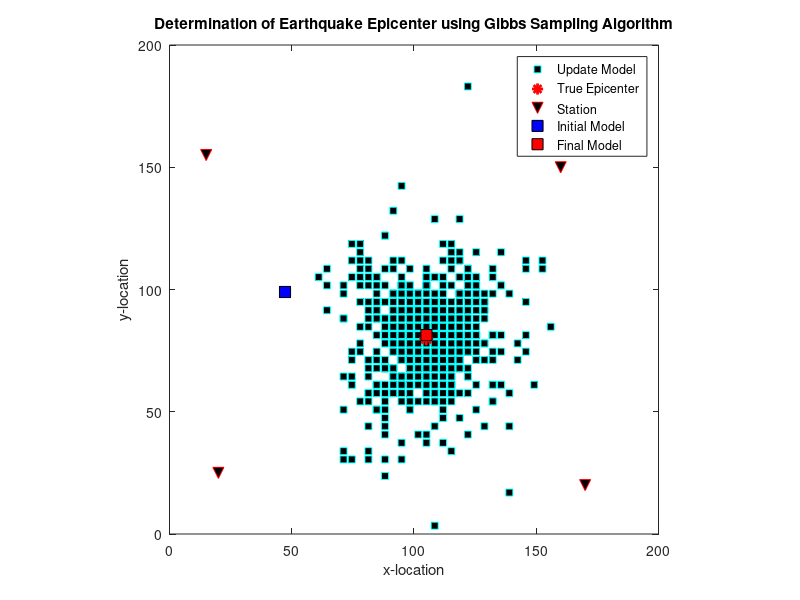

The MATLAB script that drew this image: (Note: this script raises an error after producing the figure.)
% Penentuan Epicenter
% Gibbs Sampler

clear, clc, close all

%Penentuan Ruang Model
xmin=0;
xmax=200;
ymin=0;
ymax=200;
x=linspace(xmin,xmax,60);
y=linspace(ymin,ymax,60);

% posisi episenter sebenarnya
x0=105;
y0=80;

% posisi stasiun gempa
xsts=[20;15;160;170];
ysts=[25;155;150;20];

% cepat rambat gelombang
vp=5;

% Forward Modelling
tobs=1/vp*sqrt((xsts-x0).^2+(ysts-y0).^2);

% Pemilihan model awal secara random uniform
x1 = rand*(xmax-xmin);
y1 = rand*(ymax-ymin);
xaw=x1;
yaw=y1;
%=======================================================================
%Jumlah iterasi
niter=1000;

%Proses Iterasi
for iter =1:niter
    % Pencarian model perturbasi pada arah x dengan y fixed
    temp_x = 0;
    for xdir =1:length(x)
        tcal1=1/vp*sqrt((xsts-x(xdir)).^2+(ysts-y1).^2); % tcal1 = Tcal pada arah x
        Es_x = mean(sqrt((tcal1-tobs).^2));
        xprob= exp(-Es_x);
        temp_x = temp_x +xprob;
        Ps_x(xdir) = temp_x;
    end
    % Membuat probabilitas menjadi jumlahnya sama dengan 1
    Pk_x=(Ps_x-min(Ps_x))/(max(Ps_x)-min(Ps_x));
    
    u = rand;
    for xdir = 1:length(Pk_x)
        % Pemilihan model baru terhadap bilangan R[0,1] 
        if u<Pk_x(xdir)
            x1 = x(xdir);
                 break
        end
    end
    x_new(iter) = x1;
    %=======================================================================
    % Pencarian model perturbasi pada arah y dengan x baru fixed 
    temp_y = 0;
    for ydir =1:length(y)
        tcal2=1/vp*sqrt((xsts-x1).^2+(ysts-y(ydir)).^2); % tcal2 = Tcal pada arah y
        Es_y = mean(sqrt((tcal2-tobs).^2));
        yprob= exp(-Es_y);
        temp_y = temp_y +yprob;
        Ps_y(ydir) = temp_y;
    end
    % Membuat probabilitas menjadi jumlahnya sama dengan 1
    Pk_y=(Ps_y-min(Ps_y))/(max(Ps_y)-min(Ps_y));
    
    u = rand;
    for ydir = 1:length(Ps_y)
        % Pemilihan model baru terhadap bilangan R[0,1] 
        if u < Pk_y(ydir)
            y1 = y(ydir);
            break
        end
    end
    y_new(iter) = y1;

end
tpred=1/vp*sqrt((xsts-x_new).^2+(ysts-y_new).^2);
err = mean(sqrt((tpred-tobs).^2));
[mine,idx]=min(err);
xbest = x_new(idx);
ybest = y_new(idx);
%=======================================================================
%% Visualisasi;
fh=figure(1);
plot(x_new,y_new,'s','color','c','MarkerSize',5,'MarkerFaceColor','#000000')
hold on
plot(x0,y0,'*r','Linewidth',2,'MarkerSize',10)
plot(xsts,ysts,'v','MarkerSize',8,'MarkerFaceColor','k','MarkerEdgeColor','r')
plot(xaw,yaw,'s','color','k','MarkerSize',8,'MarkerFaceColor','#0000FF')
plot(xbest,ybest,'s','color','k','MarkerSize',8,'MarkerFaceColor','#FF0000')
title('Determination of Earthquake Epicenter using Gibbs Sampling Algorithm')
ylabel('y-location')
xlabel('x-location')
legend ('Update Model','True Epicenter','Station','Initial Model','Final Model')
axis equal
axis([0 xmax 0 ymax])

fh.WindowState='maximize';
print('-dpng','Epicenter Gibbs Sampler','-r500');
